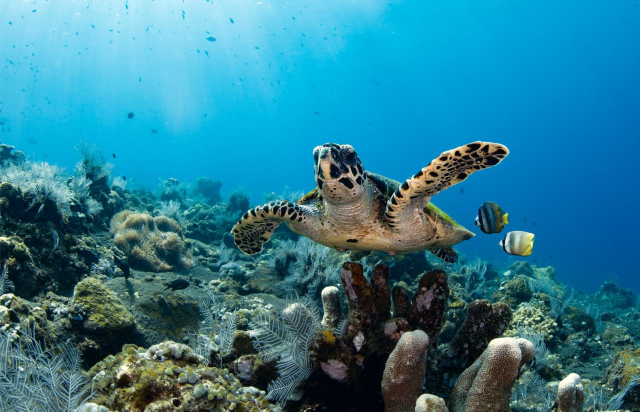
#> input picture image.png, 1280 x 823 px, found by its file name (shown at 1/2 size)
$ python cv_pillow.py
#> lines starting #> are read from the running program, lines starting #| are printed output that depends on the picture; after the words box and inside, x2 and y2 are one past the last pixel; in counts of white or black regions, pixels touching at a corner belong together
# -*- coding: utf-8 -*-
import PIL
import numpy as np
import matplotlib.pyplot as plt
# %matplotlib inline
plt.rcParams.update({'font.size': 17})

import urllib.request
from PIL import Image

image_url = 'https://github.com/MVRonkin/for_course_DLCV/blob/main/image.png?raw=true'

urllib.request.urlretrieve(image_url,"image.png")

img = Image.open("image.png")
#> img is the input picture: PIL image 1280x823 RGB; mean R, G, B 45.9, 124.8, 146.8

img.show();

print('width, height',img.size, 'FORMAT', img.format, 'MODE', img.mode)
#| width, height (1280, 823) FORMAT JPEG MODE RGB

img

plt.imshow(img)

img.save("out.jpg", format = "JPEG", quality=80, optimize=True, progressive=True)

new_im = Image.new(mode='RGB', size = (2*img.size[0],1*img.size[1]), color=(250,250,250))
#> new_im: PIL image 2560x823 RGB; every value is 250
new_im.paste(img, (0,0))
new_im.paste(img, (img.size[0],0))
new_im

from PIL import ImageFilter, ImageEnhance

fig, axes = plt.subplots(2,2,figsize=(12,8))

region = img.crop(box= (100, 100, 400, 300) )
axes[0,0].imshow(region); axes[0,0].set_title('crop')

img_45 = img.rotate(angle=45)
axes[0,1].imshow(img_45); axes[0,1].set_title('rotate')

out = img.filter(ImageFilter.BLUR)
axes[1,0].imshow(out); axes[1,0].set_title('Blur')

out = ImageEnhance.Contrast(img).enhance(2.3)
axes[1,1].imshow(out); axes[1,1].set_title('Contrast')

[ax.set_axis_off() for ax in axes.ravel()]
plt.tight_layout()
plt.show()

image = np.array(img)
print(image.shape)
#| (823, 1280, 3)

fig, axes = plt.subplots(1,image.shape[2],figsize=(12,6))

for channel in range(image.shape[2]):
    axes[channel].imshow(image[:,:,channel], cmap='gray')
    axes[channel].set_title('channel '+str(channel), fontsize=18)
    axes[channel].set_axis_off()

plt.tight_layout()
plt.show()

for channel in range(image.shape[2]):
    print('\n\nChannel %d'%channel)
    print(image[:,:,channel])
#> this loop made 3 passes
#> (printed output is left out)

fig, axes = plt.subplots(1,image.shape[2],figsize=(12,6))

channel_names = ['Red','Green','Blue']

for channel,channel_name  in enumerate(channel_names):
    axes[channel].imshow(image[:,:,channel], cmap='gray')
    axes[channel].set_title(channel_name, fontsize=18)
    axes[channel].set_axis_off()

plt.tight_layout()
plt.show()

image = np.array(Image.open("image.png").convert('HSV'))

fig, axes = plt.subplots(1,image.shape[2],figsize=(12,6))

channel_names = ['Hue','Saturation','Value']

for channel,channel_name  in enumerate(channel_names):
    axes[channel].imshow(image[:,:,channel], cmap='gray')
    axes[channel].set_title(channel_name, fontsize=18)
    axes[channel].set_axis_off()

plt.tight_layout()
plt.show()

image = np.array(Image.open("image.png").convert('YCbCr'))

fig, axes = plt.subplots(1,image.shape[2],figsize=(12,6))

channel_names = ['Luminance','Choma 2 Blue','Chroma 2 Red']

for channel,channel_name  in enumerate(channel_names):
    axes[channel].imshow(image[:,:,channel], cmap='gray')
    axes[channel].set_title(channel_name, fontsize=18)
    axes[channel].set_axis_off()

plt.tight_layout()
plt.show()

from PIL import ImageCms
# Convert to Lab colourspace
rgb2lab = ImageCms.buildTransformFromOpenProfiles(ImageCms.createProfile("sRGB"),
                                                  ImageCms.createProfile("LAB"), "RGB", "LAB")

image = Image.open('image.png').convert('RGB')
image = np.array(ImageCms.applyTransform(image, rgb2lab))

fig, axes = plt.subplots(1,image.shape[2],figsize=(12,6))

channel_names = ['Luminance','Choma G2R','Chroma B2Y']

for channel,channel_name  in enumerate(channel_names):
    axes[channel].imshow(image[:,:,channel], cmap='gray')
    axes[channel].set_title(channel_name, fontsize=18)
    axes[channel].set_axis_off()

plt.tight_layout()
plt.show()

def rgb_2_gray(image):
    image = np.array(image)
    R,G,B = image[:,:,0],image[:,:,1],image[:,:,2]
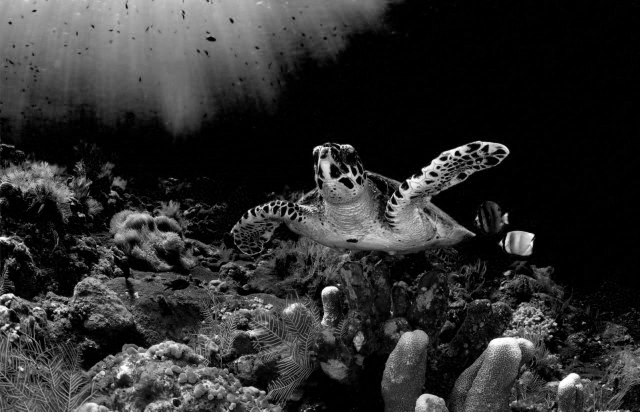
#> R: shape (823, 1280) (shown at 1/2 size); min 0, max 255, mean 45.9
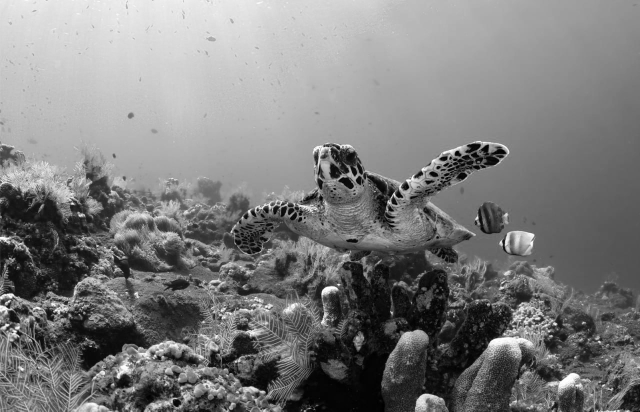
#> G: shape (823, 1280) (shown at 1/2 size); min 0, max 255, mean 124.8
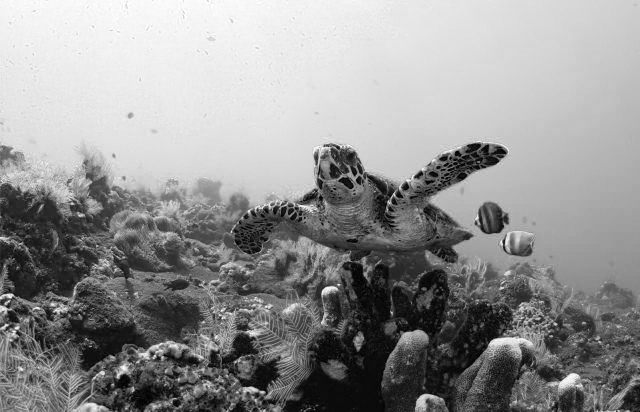
#> B: shape (823, 1280) (shown at 1/2 size); min 0, max 255, mean 146.8
    return (R*0.299+G*0.587+B*0.114).astype(int)

image = np.array(Image.open("image.png"))
plt.imshow(rgb_2_gray(image),cmap='gray')
plt.title('Gray Scale');plt.axis('off');plt.tight_layout();plt.show()

def rgb_2_bunary(image,threshold=50):
#> called with threshold = 50
    gray = rgb_2_gray(image)
    return gray>threshold
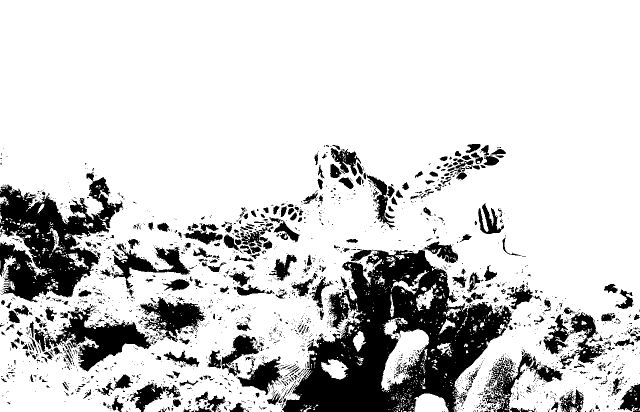
#> returned value: shape (823, 1280) bool (shown at 1/2 size); 81.6% white; 2310 black regions (1948 under 20 px), largest, box (x1, y1, x2, y2) and area: (564, 499, 1024, 823) 71468, (0, 345, 247, 605) 30044, (89, 610, 309, 743) 9958

image = Image.open("image.png")
plt.imshow(rgb_2_bunary(image),cmap='gray')
plt.title('Binary image');plt.axis('off');plt.tight_layout();plt.show()

fig, axes = plt.subplots(1,3,figsize=(18,6))

image = np.array(Image.open("image.png"))
print(image.shape)
#| (823, 1280, 3)

image[:,:,2] = 0
axes[0].imshow(image);axes[0].set_title('W/O Blue channel');axes[0].axis('off');

image = np.array(Image.open("image.png").convert('HSV'))
image[:,:,1] //= 2
image = Image.fromarray(image, mode='HSV').convert('RGB')
#> image: PIL image 1280x823 RGB
axes[1].imshow(image);axes[1].set_title('Decreased Saturation');axes[1].axis('off');


image = np.array(Image.open("image.png").convert('YCbCr'))
image[:,:,2] =0
#> image: shape (823, 1280, 3)
image = Image.fromarray(image, mode='YCbCr').convert('RGB')
#> image: PIL image 1280x823 RGB
axes[2].imshow(image);axes[2].set_title('W/O Chroma Red');axes[2].axis('off');
plt.tight_layout();plt.show()

fig, axes = plt.subplots(1,3,figsize=(18,6))

image = np.array(Image.open("image.png"))
image[:,:,1] = image[:,:,0]
#> image: shape (823, 1280, 3)
axes[0].imshow(image);axes[0].set_title('Green = Red');axes[0].axis('off');

image = np.array(Image.open("image.png"))
image[:,:,2],image[:,:,1] = image[:,:,1],image[:,:,2]
axes[1].imshow(image);axes[1].set_title('Replace Red and Green');axes[1].axis('off');


image = np.array(Image.open("image.png").convert('HSV'))
image[:,:,0],image[:,:,1] = image[:,:,1],image[:,:,0]
image = Image.fromarray(image, mode='HSV').convert('RGB')
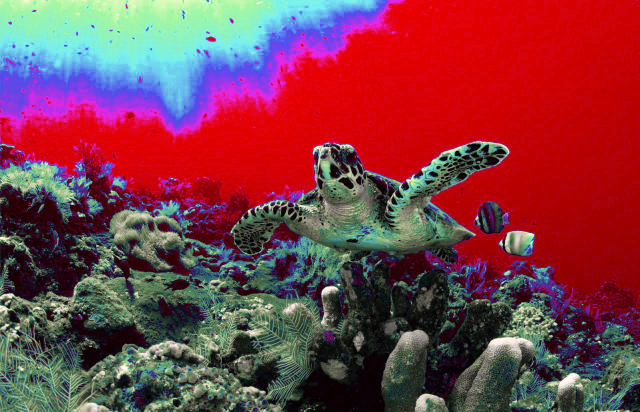
#> image: PIL image 1280x823 RGB (shown at 1/2 size); mean R, G, B 126.8, 61.4, 71.5

axes[2].imshow(image);axes[2].set_title('Replace Hue and Saturation');axes[2].axis('off');

plt.tight_layout();plt.show()

image = np.array(Image.open("image.png") )

image_shape = image.shape
#> image_shape = (823, 1280, 3)

size_ratios = [2, 8, 16, 32]

fig, axes = plt.subplots(2,len(size_ratios)//2,figsize=(12,8))

for ax, size_ratio  in zip(axes.ravel(), size_ratios):

    ax.imshow(image[::size_ratio,::size_ratio,:] )

    ax.set_title(f'Size w =  {image_shape[0]//size_ratio}px h = {image_shape[1]//size_ratio}px (ratio =  {size_ratio} )'  )

    ax.set_axis_off()

plt.tight_layout()
plt.show()

image = np.array(Image.open("image.png") )

image_shape = image.shape
resolutions = [2,4,16]

fig, axes = plt.subplots(1,len(resolutions),figsize=(18,6))

for ax,res  in zip(axes,resolutions):

    quant = 256//res
    im = (quant*(image//quant))

    ax.imshow(im )
    ax.set_title(f'resolution {res} values ({int(np.ceil(np.log2(res)))} bits) ' )
    ax.set_axis_off()

plt.tight_layout()
plt.show()

image = Image.open("image.png")

image_shape = image.size
#> image_shape = (1280, 823)
modes = ['RGB','HSV','YCbCr','L']
resolution = 2
res_bits = int(np.ceil(np.log2(resolution)))
#> res_bits = 1
fig, axes = plt.subplots(2,len(modes)//2,figsize=(12,8))

for ax,mode  in zip(axes.ravel(),modes):

    quant = 256//resolution
    im = np.array(image.copy().convert(mode))
    im = (quant*(im//quant))
    im = Image.fromarray(im,mode=mode).convert('RGB')
    ax.imshow(im )
    ax.set_title(f'{res_bits} bit image in {mode} mode ' )
    ax.set_axis_off()
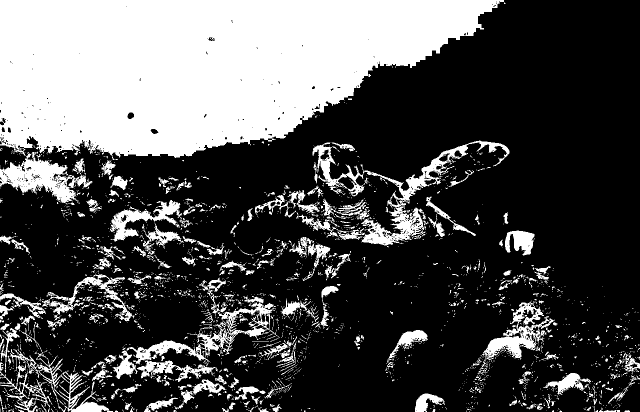
#> im: PIL image 1280x823 RGB (shown at 1/2 size); values 0 (black) and 128 (white), 31.3% white; 2678 white regions (2334 under 20 px), largest, box (x1, y1, x2, y2) and area: (0, 0, 1008, 320) 229086, (625, 281, 1019, 491) 11960, (0, 304, 185, 408) 7737

plt.tight_layout()
plt.show()

image = Image.open("image.png")

image_shape = image.size

size_ratios = [2, 8, 16, 32]

fig, axes = plt.subplots(2,len(size_ratios)//2,figsize=(12,8))

for ax, size_ratio  in zip(axes.ravel(), size_ratios):

    ax.imshow(image.resize((image_shape[0]//size_ratio,
                            image_shape[1]//size_ratio),
                            resample = Image.BILINEAR) )

    ax.set_title('Size w = '+
                  str(image_shape[0]//size_ratio)+
                 'px h = '+str(image_shape[1]//size_ratio) +
                 'px (ratio = '+
                  str(size_ratio) +')' )

    ax.set_axis_off()

plt.tight_layout()
plt.show()

def axplot(image, ax=None, title='',finish = False ):
    ax.imshow(image, cmap='gray'); ax.axis('off'); ax.set_title(title)
    if finish: plt.tight_layout(); plt.show();

from PIL import ImageFilter as imf

image = Image.open("image.png")

fig, axs = plt.subplots(5,3,figsize=(18,18))

axplot(image.filter(imf.BLUR),axs[0,0],'Box Blur')
axplot(image.filter(imf.GaussianBlur(2)),axs[0,1],'Gauss Blur')
axplot(image.filter(imf.MedianFilter(9)),axs[0,2],'Median Blur')

axplot(image.filter(imf.SHARPEN),axs[1,0],'Sharpen')
axplot(image.filter(imf.UnsharpMask(9)),axs[1,1],'Unsharp Mask')
axplot(image.filter(imf.EDGE_ENHANCE_MORE), axs[1,2],'Edge enchanced')

axplot(image.filter(imf.EMBOSS),axs[2,0],'Embossing')
axplot(image.filter(imf.DETAIL),axs[2,1],'Detailed')
axplot(image.filter(imf.FIND_EDGES),axs[2,2],'Edges')

axplot(image.filter(imf.CONTOUR), axs[3,0],'Contour')
axplot(image.filter(imf.RankFilter(size=9, rank=2)),axs[3,1],'Rank Filter 2')
axplot(image.filter(imf.SMOOTH_MORE), axs[3,2],'Smooth more')

axplot(image.filter(imf.ModeFilter(5)),axs[4,0],'Mode Filter')
axplot(image.filter(imf.MaxFilter(5)),axs[4,1],'Max Filter')
axplot(image.filter(imf.MinFilter(5)),axs[4,2],'Min Filter', True)

from PIL import ImageEnhance as ief

image = Image.open("image.png")

fig, axs = plt.subplots(2,3,figsize=(18,7))

axplot(ief.Sharpness(image).enhance(23.0),axs[0,0],'Sharpness')
axplot(ief.Sharpness(image).degenerate,axs[0,1],'Sharpness degenerate')
axplot(ief.Brightness(image).enhance(1.8),axs[0,2],'Brightness')
axplot(ief.Color(image).enhance(1.9),axs[1,0],'Color')
axplot(ief.Contrast(image).enhance(2.5),axs[1,1],'Contrast')
axplot(ief.Contrast(image).enhance(0.5),axs[1,2],'Contrast')

import PIL.ImageOps
from PIL.ImageOps import *

image = Image.open("image.png")

fig, axs = plt.subplots(2,3,figsize=(18,7))

axplot(PIL.ImageOps.autocontrast(image,) ,axs[0,0],'autocontrast')
axplot(PIL.ImageOps.colorize(image.convert('L'), black ="blue", white ="white",) ,axs[0,1],'colorize')
axplot(PIL.ImageOps.contain(image, (300, 800), method=3) ,axs[0,2],'contain')
axplot(PIL.ImageOps.posterize(image, bits=2) ,axs[1,0],'posterize')
axplot(PIL.ImageOps.equalize(image) ,axs[1,1],'equalize')
axplot(PIL.ImageOps.solarize(image,12) ,axs[1,2],'solarize')
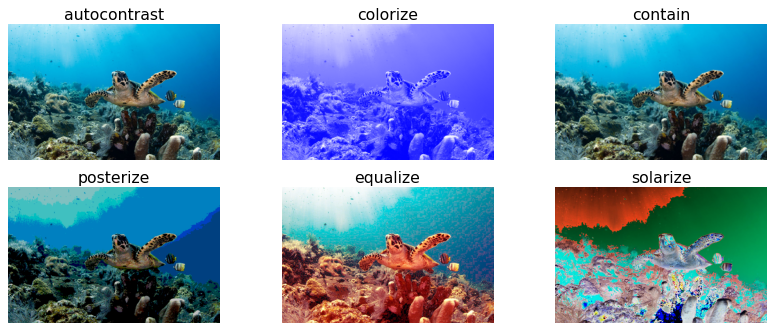
#> figure drawn by matplotlib, 6 panels
